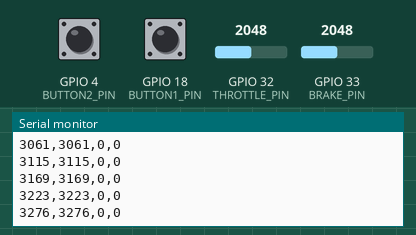
Simulated run of this sketch. Board: ESP32. Parts: the last lines printed to the serial monitor. The test bench sets the inputs (shaded band); at power-on: GPIO 32 (THROTTLE_PIN) = 2048, GPIO 33 (BRAKE_PIN) = 2048, GPIO 4 (BUTTON2_PIN) HIGH, GPIO 18 (BUTTON1_PIN) HIGH (analog values on the 0–4095 scale).

Above: at 2.2 s.
2.3 s: GPIO 32 (THROTTLE_PIN) set to 1940
At 3.3 s:
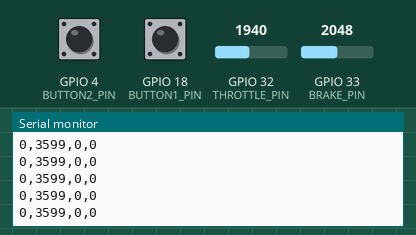
3.8 s: GPIO 33 (BRAKE_PIN) set to 1940
At 4.5 s:
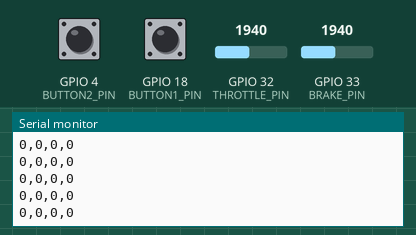
5.3 s: GPIO 4 (BUTTON2_PIN) pulled LOW for 0.15 s
6.9 s: GPIO 18 (BUTTON1_PIN) pulled LOW for 0.15 s
8.5 s: GPIO 32 (THROTTLE_PIN) set to 2020
At 9.6 s:
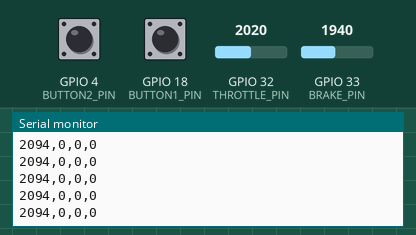
10.0 s: GPIO 4 (BUTTON2_PIN) pulled LOW for 1 s
At 10.9 s:
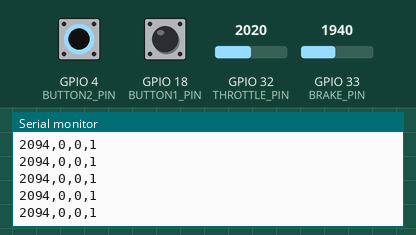
Timing chart, 0 to 13.0 s (numbered marks = the images above; inputs shaded):
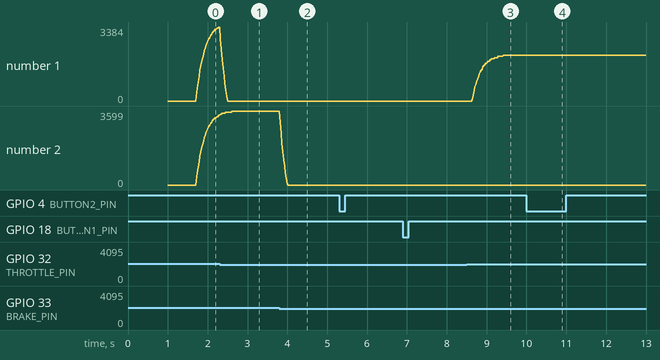

Measured:
- after the input at 2.3 s, the serial monitor: prints a new line at once (image 1)
- after the input at 3.8 s, the serial monitor: prints a new line at once (image 2)
- after the input at 8.5 s, the serial monitor: prints a new line after 0.14 s (image 3)
- after the input at 10.0 s, the serial monitor: prints a new line at once (image 4)
- plotted number 1: 0 → 2094 after the input at 8.5 s

The sketch:

ESP32-Sim-Racing-Pedals.ino
```cpp
// ===============================
// ESP32 Sim Pedals + 2 Buttons
// ===============================

#define THROTTLE_PIN 32
#define BRAKE_PIN    33

#define BUTTON1_PIN  18
#define BUTTON2_PIN  4

// Calibration
int throttleMin = 1980;
int throttleMax = 3200;

int brakeMin = 1980;
int brakeMax = 3200;

// Smoothing settings
const int samples = 10;

float throttleFiltered = 0;
float brakeFiltered = 0;

// ===============================

int readSmooth(int pin)
{
    long total = 0;

    for (int i = 0; i < samples; i++)
    {
        total += analogRead(pin);
    }

    return total / samples;
}

// ===============================

void setup()
{
    Serial.begin(115200);

    analogReadResolution(12);

    analogSetPinAttenuation(THROTTLE_PIN, ADC_11db);
    analogSetPinAttenuation(BRAKE_PIN, ADC_11db);

    pinMode(BUTTON1_PIN, INPUT_PULLUP);
    pinMode(BUTTON2_PIN, INPUT_PULLUP);

    delay(1000);
}

// ===============================

void loop()
{
    // Read hall sensors
    int throttleRaw = readSmooth(THROTTLE_PIN);
    int brakeRaw    = readSmooth(BRAKE_PIN);

    // Exponential smoothing
    throttleFiltered = throttleFiltered * 0.90 + throttleRaw * 0.10;
    brakeFiltered    = brakeFiltered * 0.90 + brakeRaw * 0.10;

    // Map to 16-bit axis values
    int throttle = map(
        constrain((int)throttleFiltered, throttleMin, throttleMax),
        throttleMin,
        throttleMax,
        0,
        65535
    );

    int brake = map(
        constrain((int)brakeFiltered, brakeMin, brakeMax),
        brakeMin,
        brakeMax,
        0,
        65535
    );

    // Buttons
    int button1 = !digitalRead(BUTTON1_PIN);
    int button2 = !digitalRead(BUTTON2_PIN);

    // Send:
    // Throttle,Brake,Button1,Button2
    Serial.print(throttle);
    Serial.print(",");

    Serial.print(brake);
    Serial.print(",");

    Serial.print(button1);
    Serial.print(",");

    Serial.println(button2);

    delay(20);
}
```
